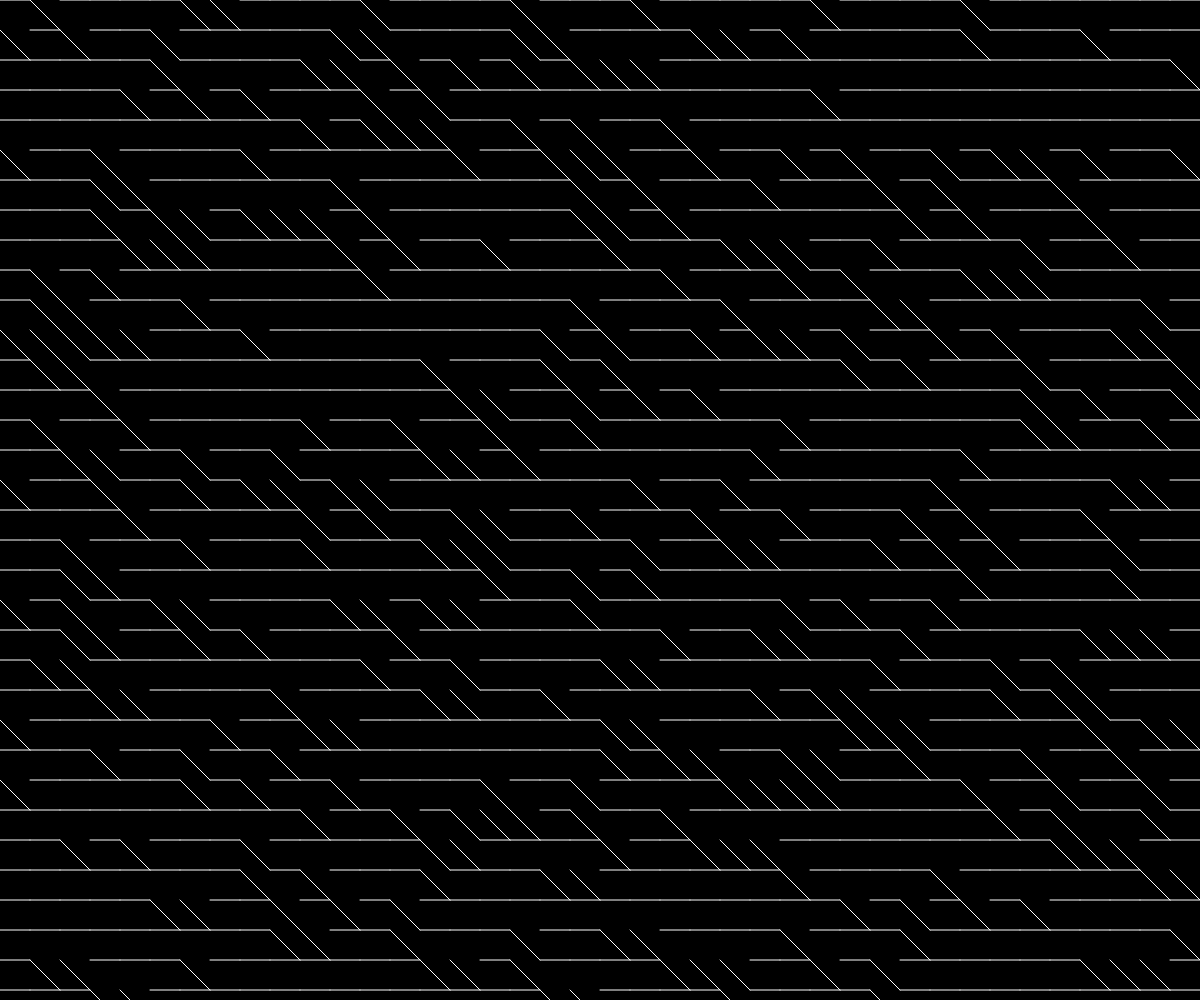
Frame 1 (no input)
Frame 60 (no input): identical to frame 1, image omitted
Frame 120 (the mouse pressed at the canvas centre since frame 60): identical to frame 1, image omitted

The p5.js sketch that drew this single still picture (run headless with seeded random() and noise() and a simulated clock; from frame 60 on, the mouse is pressed at the canvas centre):

// p5.js sketch
// ── sketch.js
var border;

function setup() {
  createCanvas(windowWidth,windowHeight);
  border = 30;
  background(0);
  stroke(255);
  for (var y = 0; y < height; y += border) {
    for (var x = 0; x < width; x += border) {
      if (random([1],[5]) > 1) {
        line(x, y, x+border, y);
      } else {
        line(x, y, x+border, y+border);
      }
    }
  }
}


function draw() {
}
